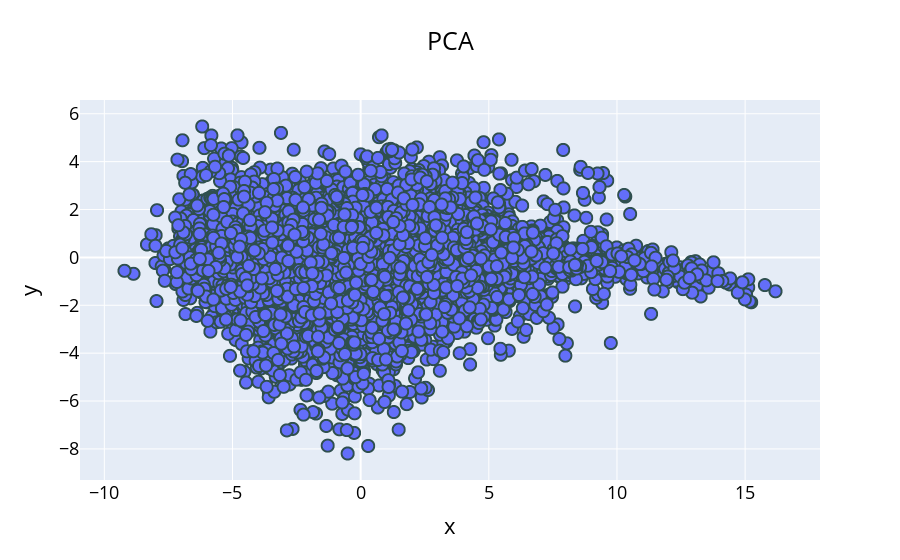

The code cell stored with this chart in its notebook:
### Markdown cell above
You have already studied PCA, it is a useful technique for dimensionality reduction, but also simply for visualization. Don't forget to scale your embeddings first. To access the embeddings values of your keras model, have a look at the *get_weights()* function.

Compute a PCA on all your movies embeddings, get the 2 first principal components, and do a scatter plot of all the movies on a 2D plane, where each movie is a point defined by the two values of the two first principal components of the PCA from its embedding. Add the titles of the movies to each point of the plot (use plotly to do so it will be clearer), and try to see if you can interpret the axes of the PCA through to different movie genres, like in Figure 3 from the article *Matrix Factorization Techniques for Recommender Systems*.

### Code cell
from sklearn.preprocessing import StandardScaler
from sklearn.decomposition import PCA
import plotly.express as px
sc = StandardScaler()
movieEmbedding = history.model.get_layer("q_i__movie_embedding").get_weights()
reshaped_embeddings = np.reshape(movieEmbedding,[nb_movies,k])
reshaped_embeddings = sc.fit_transform(reshaped_embeddings)
pca = PCA(n_components=2)
pca_results = pca.fit_transform(reshaped_embeddings)
X_array = np.array(X) 
fig = px.scatter( x=pca_results[:,0], y=pca_results[:,1], title="PCA")
fig.update_traces(
    hovertemplate=
    'Title = %{customdata}',
    customdata = movies.loc[movies.movieId.isin(X_array[ 1,:]), 'title']
)
fig.update_traces(mode="markers",marker=dict(size=12,
            line=dict(width=2, color='DarkSlateGrey')))
fig.update_layout(title_x=0.5,font=dict( size=18,         # the desired font size for most text
        color="black"    # font color
            ))
# fig.show()

### Figure 1 — Plotly figure (JSON) as saved in the notebook; plotly's stock layout.template omitted (floating-point values rounded to 4 significant figures; data arrays with more than 128 entries replaced by an {"elided": "..."} marker saying what was removed)
{"data": [{"customdata": {"elided": "9724 str values"}, "hovertemplate": "Title = %{customdata}", "legendgroup": "", "marker": {"color": "#636efa", "line": {"color": "DarkSlateGrey", "width": 2}, "size": 12, "symbol": "circle"}, "mode": "markers", "name": "", "showlegend": false, "type": "scattergl", "x": {"elided": "9724 float values"}, "xaxis": "x", "y": {"elided": "9724 float values"}, "yaxis": "y"}], "layout": {"font": {"color": "black", "size": 18}, "legend": {"tracegroupgap": 0}, "title": {"text": "PCA", "x": 0.5}, "xaxis": {"anchor": "y", "domain": [0, 1], "title": {"text": "x"}}, "yaxis": {"anchor": "x", "domain": [0, 1], "title": {"text": "y"}}}}
